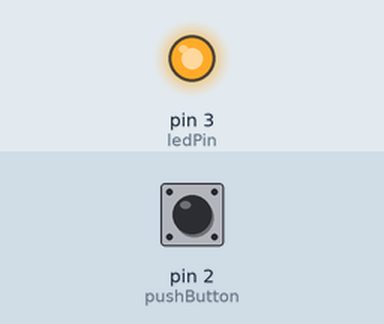
Recording of a sketch running on a simulated Arduino Uno, built with avr-gcc and run on an emulated ATmega328P. Parts: output pins drawn as LEDs (lit = HIGH). Inputs (shaded band) come from the test bench; at power-on: pin 2 (pushButton) LOW.

Above: at 1.2 s.
1.3 s: pin 2 (pushButton) pulled HIGH for 0.15 s
At 1.37 s:
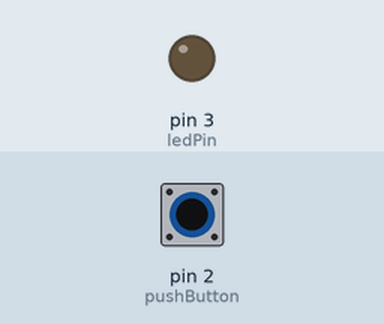
2.9 s: pin 2 (pushButton) pulled HIGH for 3.2 s
At 7.4 s:
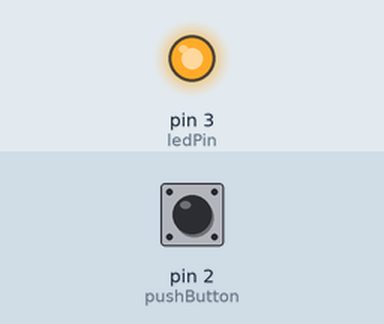
Timing chart, 0 to 8.9 s (numbered marks = the images above; inputs shaded):
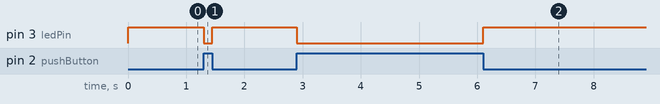

The sketch:

Practice7_PressButton.ino
```cpp
const int pushButton = 2; // the number of the pushbutton pin
const int ledPin = 3;   // the number of the LED pin

// variables will change:
int buttonState = 0;

void setup() {
  // initialize the LED pin as an output;
  pinMode (ledPin, OUTPUT);
  // initialize the pushbutton pin as an input;
  pinMode(pushButton, INPUT);
}

void loop() {
  // read the state of the pushbutton value:
  buttonState = digitalRead(pushButton);

    // check if the pushbutton is pressed. if it is, the buttonState is HIGH:
    if (buttonState == HIGH) {
       // turn LED on:
       digitalWrite(ledPin, LOW);
    } else {
      // turn LED off:
      digitalWrite(ledPin, HIGH);
    }
}
```

Measured:
- after the input at 1.3 s, pin 3 (ledPin): HIGH → LOW at once, → HIGH 0.15 s later
- after the input at 2.9 s, pin 3 (ledPin): HIGH → LOW at once, → HIGH 3.2 s later
